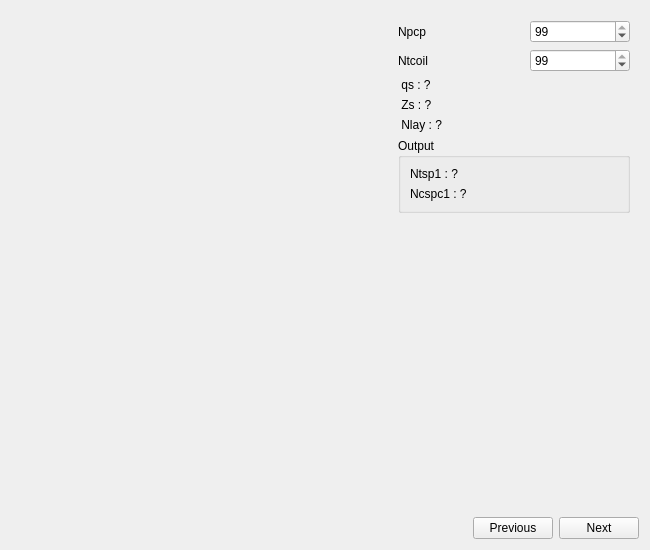
<?xml version="1.0" encoding="UTF-8"?>
<ui version="4.0">
 <class>SWindParam</class>
 <widget class="QWidget" name="SWindParam">
  <property name="geometry">
   <rect>
    <x>0</x>
    <y>0</y>
    <width>650</width>
    <height>550</height>
   </rect>
  </property>
  <property name="minimumSize">
   <size>
    <width>650</width>
    <height>550</height>
   </size>
  </property>
  <property name="windowTitle">
   <string>Form</string>
  </property>
  <layout class="QVBoxLayout" name="verticalLayout_3">
   <item>
    <layout class="QHBoxLayout" name="horizontalLayout_3">
     <item>
      <widget class="QLabel" name="img_wind_geo">
       <property name="minimumSize">
        <size>
         <width>300</width>
         <height>300</height>
        </size>
       </property>
       <property name="text">
        <string/>
       </property>
       <property name="pixmap">
        <pixmap resource="../../../Resources/pyleecan.qrc">:/images/images/MachineSetup/WindParam/Winding param.PNG</pixmap>
       </property>
       <property name="scaledContents">
        <bool>true</bool>
       </property>
      </widget>
     </item>
     <item>
      <widget class="QWidget" name="widget" native="true">
       <property name="minimumSize">
        <size>
         <width>250</width>
         <height>0</height>
        </size>
       </property>
       <property name="maximumSize">
        <size>
         <width>250</width>
         <height>16777215</height>
        </size>
       </property>
       <layout class="QVBoxLayout" name="verticalLayout_2">
        <item>
         <layout class="QHBoxLayout" name="horizontalLayout">
          <item>
           <widget class="QLabel" name="in_Npcp">
            <property name="minimumSize">
             <size>
              <width>40</width>
              <height>0</height>
             </size>
            </property>
            <property name="text">
             <string>Npcp</string>
            </property>
           </widget>
          </item>
          <item>
           <widget class="QSpinBox" name="si_Npcp">
            <property name="sizePolicy">
             <sizepolicy hsizetype="Expanding" vsizetype="Fixed">
              <horstretch>0</horstretch>
              <verstretch>0</verstretch>
             </sizepolicy>
            </property>
            <property name="minimumSize">
             <size>
              <width>100</width>
              <height>0</height>
             </size>
            </property>
            <property name="maximumSize">
             <size>
              <width>100</width>
              <height>16777215</height>
             </size>
            </property>
            <property name="value">
             <number>99</number>
            </property>
           </widget>
          </item>
         </layout>
        </item>
        <item>
         <layout class="QHBoxLayout" name="horizontalLayout_2">
          <item>
           <widget class="QLabel" name="in_Ntcoil">
            <property name="minimumSize">
             <size>
              <width>40</width>
              <height>0</height>
             </size>
            </property>
            <property name="text">
             <string>Ntcoil</string>
            </property>
           </widget>
          </item>
          <item>
           <widget class="QSpinBox" name="si_Ntcoil">
            <property name="sizePolicy">
             <sizepolicy hsizetype="Expanding" vsizetype="Fixed">
              <horstretch>0</horstretch>
              <verstretch>0</verstretch>
             </sizepolicy>
            </property>
            <property name="minimumSize">
             <size>
              <width>100</width>
              <height>0</height>
             </size>
            </property>
            <property name="maximumSize">
             <size>
              <width>100</width>
              <height>16777215</height>
             </size>
            </property>
            <property name="value">
             <number>99</number>
            </property>
           </widget>
          </item>
         </layout>
        </item>
        <item>
         <widget class="QLabel" name="in_qs">
          <property name="whatsThis">
           <string>Number of phase</string>
          </property>
          <property name="text">
           <string> qs : ?</string>
          </property>
         </widget>
        </item>
        <item>
         <widget class="QLabel" name="in_Zs">
          <property name="whatsThis">
           <string>Number of slot</string>
          </property>
          <property name="text">
           <string> Zs : ?</string>
          </property>
         </widget>
        </item>
        <item>
         <widget class="QLabel" name="in_Nlay">
          <property name="whatsThis">
           <string>Number of winding layer in each slot</string>
          </property>
          <property name="text">
           <string> Nlay : ?</string>
          </property>
         </widget>
        </item>
        <item>
         <widget class="QGroupBox" name="groupBox">
          <property name="title">
           <string>Output</string>
          </property>
          <layout class="QVBoxLayout" name="verticalLayout">
           <item>
            <widget class="QLabel" name="out_Ntspc">
             <property name="toolTip">
              <string>Winding number of turns in series per phase</string>
             </property>
             <property name="whatsThis">
              <string>Winding number of turns in series per phase</string>
             </property>
             <property name="text">
              <string>Ntsp1 : ?</string>
             </property>
            </widget>
           </item>
           <item>
            <widget class="QLabel" name="out_Ncspc">
             <property name="whatsThis">
              <string>Number of coils in series per parallel circuit</string>
             </property>
             <property name="text">
              <string>Ncspc1 : ?</string>
             </property>
            </widget>
           </item>
          </layout>
         </widget>
        </item>
        <item>
         <spacer name="verticalSpacer">
          <property name="orientation">
           <enum>Qt::Vertical</enum>
          </property>
          <property name="sizeHint" stdset="0">
           <size>
            <width>20</width>
            <height>247</height>
           </size>
          </property>
         </spacer>
        </item>
       </layout>
      </widget>
     </item>
    </layout>
   </item>
   <item>
    <layout class="QHBoxLayout" name="horizontalLayout_4">
     <item>
      <spacer name="horizontalSpacer">
       <property name="orientation">
        <enum>Qt::Horizontal</enum>
       </property>
       <property name="sizeHint" stdset="0">
        <size>
         <width>40</width>
         <height>20</height>
        </size>
       </property>
      </spacer>
     </item>
     <item>
      <widget class="QPushButton" name="b_previous">
       <property name="text">
        <string>Previous</string>
       </property>
      </widget>
     </item>
     <item>
      <widget class="QPushButton" name="b_next">
       <property name="text">
        <string>Next</string>
       </property>
      </widget>
     </item>
    </layout>
   </item>
  </layout>
 </widget>
 <resources>
  <include location="../../../Resources/pyleecan.qrc"/>
  <include location="../../../Resources/pyleecan.qrc"/>
 </resources>
 <connections/>
</ui>
